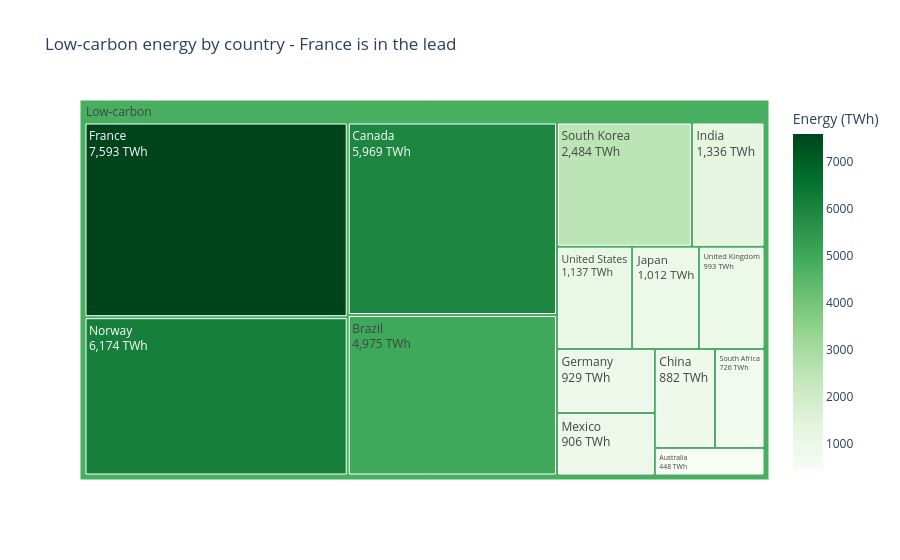
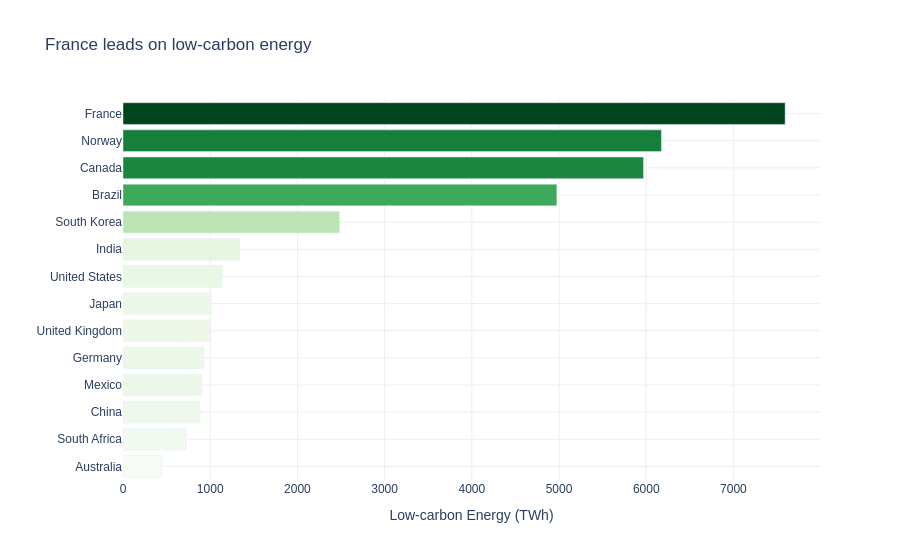

Notebook code for these charts, in order:
### Markdown cell above
## Task 3 — Treemap vs bar: low-carbon energy by country

**What to build:** Build **both** a treemap and a horizontal bar chart showing total low-carbon TWh (Nuclear + Hydro) per country. Then answer the question in a markdown cell below.

**Requirements:**
- Filter to `Source_Type == 'Low-carbon'` and aggregate TWh by country
- Treemap: single-level `path=['All', 'Country']` with a dummy root node labelled `'Low-carbon'`
- Bar chart: sorted by TWh, horizontal orientation, CVD-safe colour
- Both charts show TWh values, not percentages
- Insight title on the bar chart naming the leading country

### Code cell
low_carbon = df.loc[df['Source_Type'] == 'Low-carbon'].groupby('Country')['TWh'].sum().reset_index()
low_carbon = low_carbon.sort_values('TWh', ascending=True) # Sort for bar chart

# Determine the leading country for titles
leading_country = low_carbon.sort_values('TWh', ascending=False).iloc[0]['Country']

low_carbon['All'] = 'Low-carbon'   # dummy root node with a meaningful label, as per prompt

fig_tree = px.treemap(
    low_carbon,
    path=['All', 'Country'],       # All → Country
    values='TWh',
    color='TWh',
    color_continuous_scale='Greens',
    title=f"Low-carbon energy by country - {leading_country} is in the lead", # Updated title
    labels={'TWh': 'Energy (TWh)'},
)
fig_tree.update_traces(
    texttemplate='%{label}<br>%{value:,.0f} TWh',
    hovertemplate='<b>%{label}</b><br>%{value:,.0f} TWh<extra></extra>',
    root_color='white',
)

fig_tree.show()

# Bar chart version
fig_bar = px.bar(
    low_carbon,
    x='TWh',
    y='Country',
    orientation='h',
    color='TWh',
    color_continuous_scale='Greens',
    title=f"{leading_country} leads on low-carbon energy", # Updated title
    labels={'TWh': 'Low-carbon Energy (TWh)', 'Country': ''}, # Updated label
)
fig_bar.update_layout(
    plot_bgcolor='white',
    paper_bgcolor='white',
    font=dict(family='Arial', size=12),
    coloraxis_showscale=False,
)
fig_bar.update_xaxes(gridcolor='#EEEEEE')
fig_bar.update_yaxes(gridcolor='#EEEEEE')
fig_bar.show()

### Figure 1 — Plotly figure (JSON) as saved in the notebook; plotly's stock layout.template omitted (floating-point values rounded to 4 significant figures)
{"data": [{"branchvalues": "total", "customdata": [[448.0], [726.0], [882.0], [906.0], [929.0], [993.0], [1012.0], [1137.0], [1336.0], [2484.0], [4975.0], [5969.0], [6174.0], [7593.0], [4797.0]], "domain": {"x": [0, 1], "y": [0, 1]}, "hovertemplate": "<b>%{label}</b><br>%{value:,.0f} TWh<extra></extra>", "ids": ["Low-carbon/Australia", "Low-carbon/South Africa", "Low-carbon/China", "Low-carbon/Mexico", "Low-carbon/Germany", "Low-carbon/United Kingdom", "Low-carbon/Japan", "Low-carbon/United States", "Low-carbon/India", "Low-carbon/South Korea", "Low-carbon/Brazil", "Low-carbon/Canada", "Low-carbon/Norway", "Low-carbon/France", "Low-carbon"], "labels": ["Australia", "South Africa", "China", "Mexico", "Germany", "United Kingdom", "Japan", "United States", "India", "South Korea", "Brazil", "Canada", "Norway", "France", "Low-carbon"], "marker": {"coloraxis": "coloraxis", "colors": [448.0, 726.0, 882.0, 906.0, 929.0, 993.0, 1012.0, 1137.0, 1336.0, 2484.0, 4975.0, 5969.0, 6174.0, 7593.0, 4797.0]}, "name": "", "parents": ["Low-carbon", "Low-carbon", "Low-carbon", "Low-carbon", "Low-carbon", "Low-carbon", "Low-carbon", "Low-carbon", "Low-carbon", "Low-carbon", "Low-carbon", "Low-carbon", "Low-carbon", "Low-carbon", ""], "root": {"color": "white"}, "texttemplate": "%{label}<br>%{value:,.0f} TWh", "type": "treemap", "values": [448.0, 726.0, 882.0, 906.0, 929.0, 993.0, 1012.0, 1137.0, 1336.0, 2484.0, 4975.0, 5969.0, 6174.0, 7593.0, 35560.0]}], "layout": {"coloraxis": {"colorbar": {"title": {"text": "Energy (TWh)"}}, "colorscale": [[0, "rgb(247,252,245)"], [0.125, "rgb(229,245,224)"], [0.25, "rgb(199,233,192)"], [0.375, "rgb(161,217,155)"], [0.5, "rgb(116,196,118)"], [0.625, "rgb(65,171,93)"], [0.75, "rgb(35,139,69)"], [0.875, "rgb(0,109,44)"], [1, "rgb(0,68,27)"]]}, "legend": {"tracegroupgap": 0}, "title": {"text": "Low-carbon energy by country - France is in the lead"}}}

### Figure 2 — Plotly figure (JSON) as saved in the notebook; plotly's stock layout.template omitted (floating-point values rounded to 4 significant figures)
{"data": [{"hovertemplate": "Low-carbon Energy (TWh)=%{marker.color}<br>=%{y}<extra></extra>", "legendgroup": "", "marker": {"color": [448.0, 726.0, 882.0, 906.0, 929.0, 993.0, 1012.0, 1137.0, 1336.0, 2484.0, 4975.0, 5969.0, 6174.0, 7593.0], "coloraxis": "coloraxis", "pattern": {"shape": ""}}, "name": "", "orientation": "h", "showlegend": false, "textposition": "auto", "type": "bar", "x": [448.0, 726.0, 882.0, 906.0, 929.0, 993.0, 1012.0, 1137.0, 1336.0, 2484.0, 4975.0, 5969.0, 6174.0, 7593.0], "xaxis": "x", "y": ["Australia", "South Africa", "China", "Mexico", "Germany", "United Kingdom", "Japan", "United States", "India", "South Korea", "Brazil", "Canada", "Norway", "France"], "yaxis": "y"}], "layout": {"barmode": "relative", "coloraxis": {"colorbar": {"title": {"text": "Low-carbon Energy (TWh)"}}, "colorscale": [[0, "rgb(247,252,245)"], [0.125, "rgb(229,245,224)"], [0.25, "rgb(199,233,192)"], [0.375, "rgb(161,217,155)"], [0.5, "rgb(116,196,118)"], [0.625, "rgb(65,171,93)"], [0.75, "rgb(35,139,69)"], [0.875, "rgb(0,109,44)"], [1, "rgb(0,68,27)"]], "showscale": false}, "font": {"family": "Arial", "size": 12}, "legend": {"tracegroupgap": 0}, "paper_bgcolor": "white", "plot_bgcolor": "white", "title": {"text": "France leads on low-carbon energy"}, "xaxis": {"anchor": "y", "domain": [0, 1], "gridcolor": "#EEEEEE", "title": {"text": "Low-carbon Energy (TWh)"}}, "yaxis": {"anchor": "x", "domain": [0, 1], "gridcolor": "#EEEEEE", "title": {"text": ""}}}}
